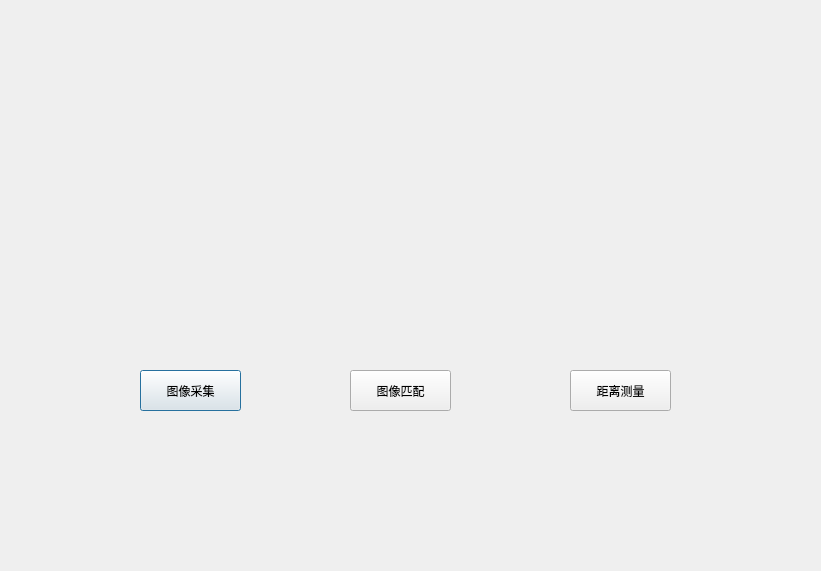
<?xml version="1.0" encoding="UTF-8"?>
<ui version="4.0">
 <class>Dialog</class>
 <widget class="QDialog" name="Dialog">
  <property name="geometry">
   <rect>
    <x>0</x>
    <y>0</y>
    <width>821</width>
    <height>571</height>
   </rect>
  </property>
  <property name="windowTitle">
   <string>Dialog</string>
  </property>
  <property name="styleSheet">
   <string notr="true">border-image: url(:/newPrefix/img/bg2.JPG);</string>
  </property>
  <widget class="QPushButton" name="btnCams">
   <property name="geometry">
    <rect>
     <x>140</x>
     <y>370</y>
     <width>101</width>
     <height>41</height>
    </rect>
   </property>
   <property name="text">
    <string>图像采集</string>
   </property>
  </widget>
  <widget class="QPushButton" name="btnMatch">
   <property name="geometry">
    <rect>
     <x>350</x>
     <y>370</y>
     <width>101</width>
     <height>41</height>
    </rect>
   </property>
   <property name="text">
    <string>图像匹配</string>
   </property>
  </widget>
  <widget class="QPushButton" name="btnCount">
   <property name="geometry">
    <rect>
     <x>570</x>
     <y>370</y>
     <width>101</width>
     <height>41</height>
    </rect>
   </property>
   <property name="text">
    <string>距离测量</string>
   </property>
  </widget>
 </widget>
 <resources>
  <include location="img.qrc"/>
 </resources>
 <connections/>
</ui>
